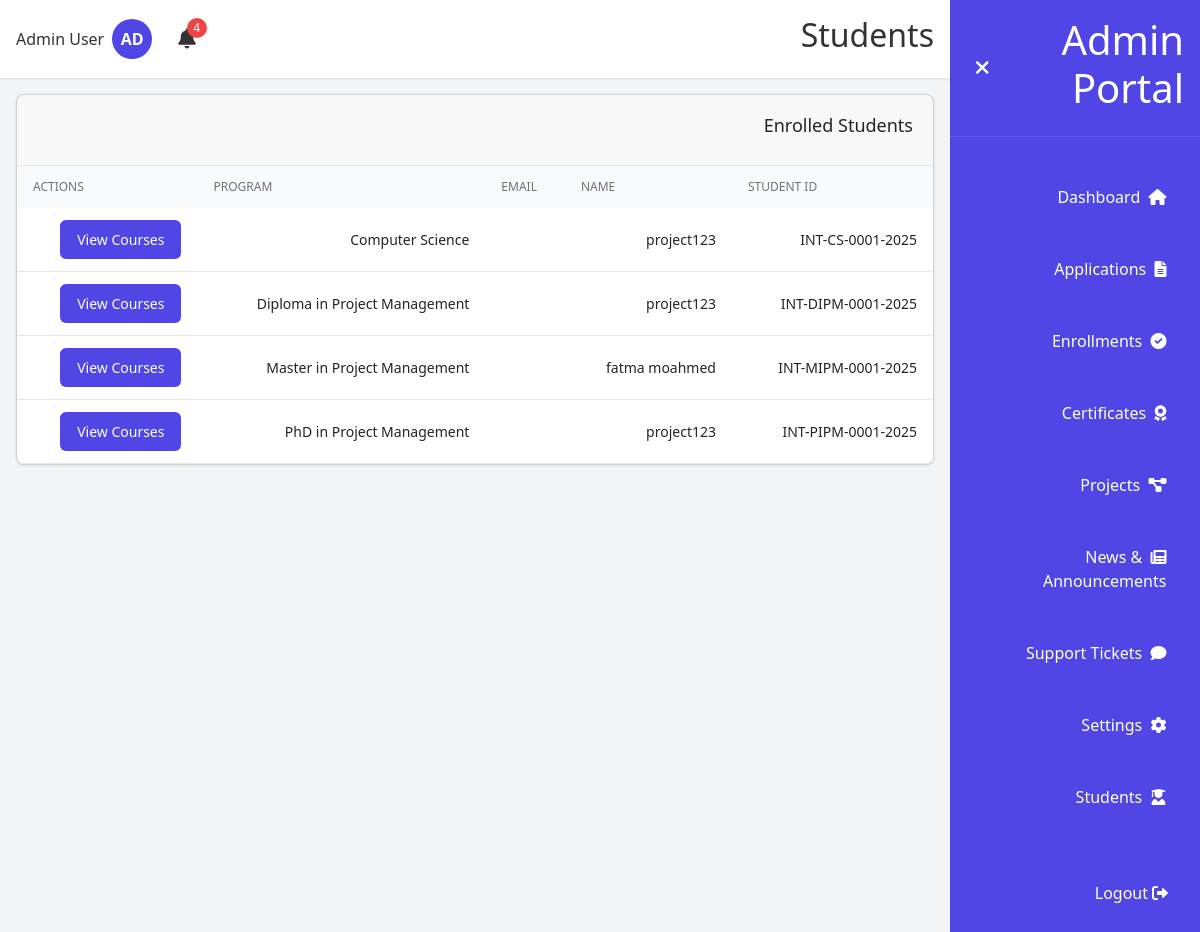
The page /admin/students (signed in) on the database its author committed.
### models.py (models this page shows, shortened)
class User(db.Model, UserMixin):
    __tablename__ = 'user'
    __table_args__ = {'extend_existing': True}
    id = db.Column(db.Integer, primary_key=True)
    email = db.Column(db.String(120), unique=True, nullable=False)
    password_hash = db.Column(db.String(128), nullable=False)
    full_name = db.Column(db.String(100), nullable=False)
    phone = db.Column(db.String(20), nullable=True)
    nationality = db.Column(db.String(50), nullable=True)
    education = db.Column(db.String(50), nullable=True)
    role = db.Column(db.String(20), default='student')
    created_at = db.Column(db.DateTime, default=datetime.utcnow)
    applications = db.relationship('Application', backref='user', lazy=True)
    documents = db.relationship('Document', backref='user', lazy=True)
    certificates = db.relationship('Certificate', backref='user', lazy=True)
    tickets = db.relationship('Ticket', backref='user', lazy=True)
    notifications = db.relationship('Notification', backref='user', lazy=True)
    def is_admin(self):
        return self.role == 'admin'

class StudentID(db.Model):
    __tablename__ = 'student_id'
    __table_args__ = {'extend_existing': True}
    id = db.Column(db.Integer, primary_key=True)
    student_id = db.Column(db.String(20), unique=True, nullable=False)
    application_id = db.Column(db.Integer, db.ForeignKey('application.id'), unique=True, nullable=False)
    application = db.relationship('Application', backref='student_id', lazy=True)
    created_at = db.Column(db.DateTime, default=datetime.utcnow)

class Application(db.Model):
    __tablename__ = 'application'
    __table_args__ = {'extend_existing': True}
    id = db.Column(db.Integer, primary_key=True)
    app_id = db.Column(db.String(20), unique=True, nullable=False)
    user_id = db.Column(db.Integer, db.ForeignKey('user.id'), nullable=False)
    program = db.Column(db.String(200), nullable=False)  # This stores the program name
    program_id = db.Column(db.Integer, db.ForeignKey('programs.id'), nullable=True)
    program_relation = db.relationship('Program', backref='applications', lazy=True)
    status = db.Column(db.String(50), default='Pending Review')
    payment_status = db.Column(db.String(20), default='Pending')
    date_submitted = db.Column(db.DateTime, default=datetime.utcnow)

### run.py (the view)
@app.route('/admin/students')
@login_required
def admin_students():
    if not current_user.is_admin():
        return redirect(url_for('student_dashboard'))
    student_ids = StudentID.query.all()
    students = []
    for student_id in student_ids:
        application = Application.query.get(student_id.application_id)
        if application:
            user = User.query.get(application.user_id)
            if user:
                students.append({
                    'id': user.id,
                    'student_id': student_id.student_id,
                    'name': user.full_name,
                    'program': application.program
                })
    return render_template('admin/students.html', students=students)

### run.py (called while the page is built)
@login_manager.user_loader
def load_user(user_id):
    return User.query.get(int(user_id))

@app.template_filter('time_ago')
def time_ago_filter(time):
    now = datetime.utcnow()
    diff = now - time
    seconds = diff.total_seconds()
    if seconds < 60:
        return "just now"
    elif seconds < 3600:
        minutes = int(seconds / 60)
        return f"{minutes} minute{'s' if minutes > 1 else ''} ago"
    elif seconds < 86400:
        hours = int(seconds / 3600)
        return f"{hours} hour{'s' if hours > 1 else ''} ago"
    elif seconds < 604800:
        days = int(seconds / 86400)
        return f"{days} day{'s' if days > 1 else ''} ago"
    elif seconds < 2592000:
        weeks = int(seconds / 604800)
        return f"{weeks} week{'s' if weeks > 1 else ''} ago"
    else:
        return time.strftime("%Y-%m-%d")

@app.template_filter('slice')
def slice_filter(iterable, start, end=None):
    if end is None:
        return iterable[start:]
    return iterable[start:end]

@app.context_processor
def inject_now():
    return {'now': datetime.utcnow()}

@app.context_processor
def utility_processor():
    return {
        'now': datetime.now()
    }

### templates/admin/students.html
{% extends "admin_layout.html" %}
{% block page_title %}Students{% endblock %}
{% block main_content %}
<div class="card">
    <div class="card-header">
        <h3>Enrolled Students</h3>
    </div>
    <div class="table-container">
        <table class="full-width-table">
            <thead>
                <tr>
                    <th>Student ID</th>
                    <th>Name</th>
                    <th>Email</th>
                    <th>Program</th>
                    <th>Actions</th>
                </tr>
            </thead>
            <tbody>
                {% for student in students %}
                    <tr>
                        <td>{{ student.student_id }}</td>
                        <td>{{ student.name }}</td>
                        <td>{{ student.email }}</td>
                        <td>{{ student.program }}</td>
                        <td>
                            <a href="{{ url_for('admin_student_courses', user_id=student.id) }}"
                               class="btn primary">View Courses</a>
                        </td>
                    </tr>
                {% else %}
                    <tr>
                        <td colspan="5" class="text-center">No students found</td>
                    </tr>
                {% endfor %}
            </tbody>
        </table>
    </div>
</div>
{% endblock %}

### templates/admin_layout.html (shortened to what this page needs)
{% extends "base.html" %}
{% block content %}
<div class="dashboard-container">
    <div id="sidebar" class="sidebar">
        <div class="sidebar-header">
            <h1 id="sidebar-title">Admin Portal</h1>
            <button id="toggle-sidebar" class="btn-icon">
                <i class="fas fa-times"></i>
            </button>
        </div>
        <nav class="sidebar-nav">
            <ul class="nav-list">
                <li class="nav-item">
                    <a href="{{ url_for('admin_dashboard') }}" class="nav-link {% if request.endpoint == 'admin_dashboard' %}active{% endif %}">
                        <i class="fas fa-home"></i>
                        <span class="nav-text">Dashboard</span>
                    </a>
                </li>
                <li class="nav-item">
                    <a href="{{ url_for('admin_applications') }}" class="nav-link {% if request.endpoint == 'admin_applications' %}active{% endif %}" id="admin-applications-link">
                        <i class="fas fa-file-alt"></i>
                        <span class="nav-text">Applications</span>
                    </a>
                </li>
                <li class="nav-item">
                    <a href="{{ url_for('admin_enrollments') }}" class="nav-link {% if request.endpoint == 'admin_enrollments' %}active{% endif %}">
                        <i class="fas fa-check-circle"></i>
                        <span class="nav-text">Enrollments</span>
                    </a>
                </li>
                <li class="nav-item">
                    <a href="{{ url_for('admin_certificates') }}" class="nav-link {% if request.endpoint == 'admin_certificates' %}active{% endif %}">
                        <i class="fas fa-award"></i>
                        <span class="nav-text">Certificates</span>
                    </a>
                </li>
                <li class="nav-item">
                    <a href="{{ url_for('admin_projects') }}" class="nav-link {% if request.endpoint == 'admin_projects' %}active{% endif %}">
                        <i class="fas fa-project-diagram"></i>
                        <span class="nav-text">Projects</span>
                    </a>
                </li>
                <li class="nav-item">
                    <a href="{{ url_for('admin_news') }}" class="nav-link {% if request.endpoint == 'admin_news' %}active{% endif %}">
                        <i class="fas fa-newspaper"></i>
                        <span class="nav-text">News & Announcements</span>
                    </a>
                </li>
                <li class="nav-item">
                    <a href="{{ url_for('admin_tickets') }}" class="nav-link {% if request.endpoint == 'admin_tickets' %}active{% endif %}">
                        <i class="fas fa-comment"></i>
                        <span class="nav-text">Support Tickets</span>
                    </a>
                </li>
                <li class="nav-item">
                    <a href="{{ url_for('admin_settings') }}" class="nav-link {% if request.endpoint == 'admin_settings' %}active{% endif %}">
                        <i class="fas fa-cog"></i>
                        <span class="nav-text">Settings</span>
                    </a>
                </li>
                <li class="nav-item">
                    <a href="{{ url_for('admin_students') }}" class="nav-link {% if request.endpoint == 'admin_students' %}active{% endif %}">
                        <i class="fas fa-user-graduate"></i>
                        <span>Students</span>
                    </a>
                </li>
            </ul>
        </nav>
        <div class="logout-container">
            <a href="{{ url_for('logout') }}" class="nav-item">
                <i class="fas fa-sign-out-alt"></i>
                <span class="nav-text">Logout</span>
            </a>
        </div>
    </div>
    <div class="main-content">
        <header class="header">
            <div class="header-content">
                <h2 id="page-title">{% block page_title %}Dashboard{% endblock %}</h2>
                <div class="header-actions">
                    <div class="notification-container">
                        <button id="notification-btn" class="btn-icon">
                            <i class="fas fa-bell"></i>
                            {% set unread_notifications = current_user.notifications|selectattr('read', 'equalto', false)|list %}
                            {% if unread_notifications %}
                                <span id="notification-badge" class="notification-badge">{{ unread_notifications|length }}</span>
                            {% endif %}
                        </button>
                    </div>
                    <div class="user-container">
                        <div class="avatar">AD</div>
                        <span id="user-name" class="user-name">{{ current_user.full_name }}</span>
                    </div>
                </div>
            </div>
        </header>
        <main class="content">
            {% block main_content %}{% endblock %}
        </main>
    </div>
</div>
{% endblock %}

### rows shown on the page
User: full_name "Admin User"
StudentID: student_id "2025-INT-CS-0001"
User: name "project123" "project123" "project123"
Application: program "Computer Science"
StudentID: student_id "2025-INT-DIPM-0001"
Application: program "Diploma in Project Management"
StudentID: student_id "2025-INT-MIPM-0001"
User: name "fatma moahmed"
Application: program "Master in Project Management"
StudentID: student_id "2025-INT-PIPM-0001"
Application: program "PhD in Project Management"

### other values the page prints
{{ unread_notifications|length }} "4"
